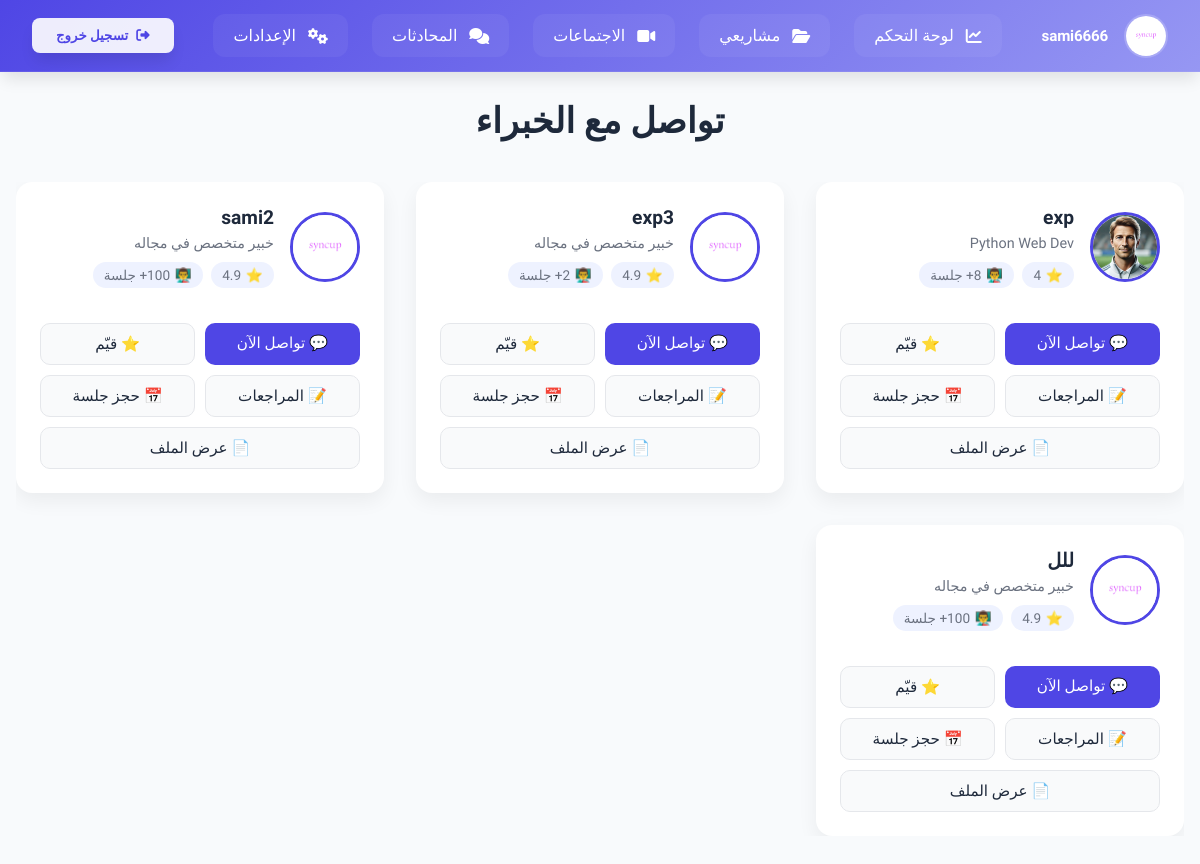
Screenshot of /chat/experts/ (signed in) with the database file from the repository.
### users/models.py (models this page shows, shortened)
class CustomUser(AbstractUser):
    phone_regex = RegexValidator(
        regex=r'^05\d{8}$',
        message="Phone number must start with 05 and be exactly 10 digits."
    )
    phone_number = models.CharField(
        max_length=10,
        unique=True,
        validators=[phone_regex],
        help_text="Phone number must start with 05 and contain exactly 10 digits."
    )
    ROLE_CHOICES = [
        ('member', 'Member'),
        ('expert', 'Expert')
    ]
    role = models.CharField(
        max_length=10,
        choices=ROLE_CHOICES,
        default='member'
    )
    profile_image = models.ImageField(
        upload_to='profile_pics/',
        default='profile_pics/p.png',
        blank=True,
        null=True
    )
    short_bio = models.CharField(
        max_length=15,
        blank=True,
        help_text="Short description (e.g., AI Expert, UI Guru)."
    )
    full_bio = models.TextField(
        blank=True,
        help_text="Detailed biography or personal summary."
    )
    groups = models.ManyToManyField(
        'auth.Group',
        related_name='custom_user_groups',
        blank=True
    )
    user_permissions = models.ManyToManyField(
        'auth.Permission',
        related_name='custom_user_permissions',
        blank=True
    )

### chat/views.py (the view)
# urls.py: path('experts/', expert_page, name='expert_page'),
@login_required
def expert_page(request):
    experts = CustomUser.objects.filter(role='expert').exclude(id=request.user.id).annotate(
        avg_rating=Avg('ratings__rating'),
        rating_count=Count('ratings'),
        session_count=Count('chat_rooms', distinct=True)  # ✅ عدد المحادثات التي شارك فيها
    )
    return render(request, 'expert_page.html', {'experts': experts})

### templates/expert_page.html (shortened to what this page needs)
<!DOCTYPE html>
<html lang="ar" dir="rtl">
<head>
</head>
<body>
  {% include 'navbar.html' %}
  <div class="container">
    <div class="page-header">
      <h1 class="page-title">تواصل مع الخبراء</h1>
    </div>
    {% if experts %}
    <div class="expert-list">
      {% for expert in experts %}
      <div class="expert-card">
        <div class="expert-header">
          <img src="{{ expert.profile_image.url }}" alt="{{ expert.username }}" class="expert-avatar">
          <div class="expert-info">
            <div class="expert-name">{{ expert.get_full_name|default:expert.username }}</div>
            <div class="expert-bio">{{ expert.short_bio|default:"خبير متخصص في مجاله" }}</div>
            <div class="expert-meta">
              <div class="badge"><span class="icon">⭐</span>{{ expert.avg_rating|default:"4.9" }}</div>
              <div class="badge"><span class="icon">👨‍🏫</span>{{ expert.session_count|default:"100" }}+ جلسة</div>
            </div>
          </div>
        </div>
        <div class="action-buttons">
          <a href="{% url 'chat_with_expert' expert.id %}" class="action-button chat-button">💬 تواصل الآن</a>
          <a href="{% url 'rate_expert' expert.id %}" class="action-button secondary-button">⭐ قيّم</a>
          <a href="{% url 'expert_reviews' expert.id %}" class="action-button secondary-button">📝 المراجعات</a>
          <a href="{% url 'request_expert_meeting' %}?expert_id={{ expert.id }}" class="action-button secondary-button">📅 حجز جلسة</a>
          <button onclick="showBioModal(`{{ expert.get_full_name|default:expert.username }}`, `{{ expert.full_bio|default:'لا يوجد وصف تعريفي'|escapejs }}`)" class="action-button secondary-button">📄 عرض الملف</button>
        </div>
      </div>
      {% endfor %}
    </div>
    {% else %}
    <div class="empty-state">
      <h3>لا يوجد خبراء حالياً</h3>
      <p>يرجى المحاولة لاحقًا أو اختيار فئة أخرى.</p>
    </div>
    {% endif %}
  </div>
</body>
</html>

### templates/navbar.html (shortened to what this page needs)
<!DOCTYPE html>
<html lang="ar" dir="rtl">
<head>
    <link rel="stylesheet" href="https://cdnjs.cloudflare.com/ajax/libs/font-awesome/6.4.2/css/all.min.css">
</head>
<body>
    <nav class="navbar">
        <div class="profile">
            <img src="{{ user.profile_image.url }}"
                 class="profile__image"
                 onerror="this.onerror=null; this.src='/media/profile_pics/p.png';"
                 alt="صورة المستخدم">
            <span class="profile__name">{{ user.username }}</span>
        </div>
        <div class="nav-links">
            {% if user.role != 'expert' %}
                <a href="{% url 'dashboard' %}" class="nav-link">
                    <i class="fas fa-chart-line"></i>
                    <span>لوحة التحكم</span>
                </a>
                <a href="{% url 'projects_list' %}" class="nav-link">
                    <i class="fas fa-folder-open"></i>
                    <span>مشاريعي</span>
                </a>
            {% endif %}
            {% if user.role == 'expert' %}
                <a href="{% url 'expert_availability_manage' %}" class="nav-link">
                    <i class="fas fa-calendar-alt"></i>
                    <span>مواعيدي</span>
                </a>
                <a href="{% url 'edit_expert_bio' %}" class="nav-link">
                    <i class="fas fa-user-edit"></i>
                    <span>السيرة الذاتية</span>
                </a>
            {% else %}
                <a href="{% url 'meeting_list' %}" class="nav-link">
                    <i class="fas fa-video"></i>
                    <span>الاجتماعات</span>
                </a>
            {% endif %}
            <a href="{% url 'chat_list' %}" class="nav-link">
                <i class="fas fa-comments"></i>
                <span>المحادثات</span>
            </a>
            <a href="{% url 'settings' %}" class="nav-link">
                <i class="fas fa-cogs"></i>
                <span>الإعدادات</span>
            </a>
        </div>
        <form id="logout-form" action="{% url 'logout' %}" method="post">
            <button type="submit" class="logout">
                <i class="fas fa-sign-out-alt"></i>
                <span class="logout__text">تسجيل خروج</span>
            </button>
        </form>
    </nav>
</body>
</html>

### templates/expert_page.html (style rules this page uses)
:root { --primary: #4f46e5; --primary-dark: #4338ca; --text-main: #1e293b; --text-muted: #6b7280; --bg: #f5f7fb; --card-bg: #ffffff; --badge-bg: #eef2ff; --shadow: 0 8px 20px rgba(0, 0, 0, 0.06); --star: #f59e0b; }
* { box-sizing: border-box; }
html, body { max-width: 100%; overflow-x: hidden; overscroll-behavior-x: none; }
body { margin: 0; padding: 0; background: var(--bg); font-family: 'Cairo', sans-serif; }
.container { max-width: 1300px; margin: auto; padding: 100px 1rem 2rem; overflow-x: hidden; }
.page-header { text-align: center; margin-bottom: 2.5rem; }
.page-title { font-size: 2.2rem; font-weight: 700; color: var(--text-main); }
.expert-list { display: grid; grid-template-columns: repeat(auto-fit, minmax(300px, 1fr)); gap: 2rem; overflow-x: hidden; }
.expert-card { background: var(--card-bg); border-radius: 16px; padding: 1.5rem; box-shadow: var(--shadow); display: flex; flex-direction: column; transition: transform 0.3s ease; overflow-x: hidden; }
.expert-header { display: flex; align-items: center; gap: 1rem; margin-bottom: 1rem; }
.expert-avatar { width: 70px; height: 70px; border-radius: 50%; object-fit: cover; border: 3px solid var(--primary); flex-shrink: 0; }
.expert-info { flex: 1; }
.expert-name { font-size: 1.2rem; font-weight: 600; color: var(--text-main); }
.expert-bio { font-size: 0.9rem; color: var(--text-muted); margin-top: 0.4rem; }
.expert-meta { margin-top: 0.6rem; display: flex; flex-wrap: wrap; gap: 0.5rem; }
.badge { font-size: 0.85rem; background: var(--badge-bg); color: var(--text-muted); border-radius: 9999px; padding: 0.3rem 0.7rem; display: flex; align-items: center; gap: 0.3rem; }
.badge .icon { color: var(--star); }
.action-buttons { display: flex; flex-wrap: wrap; gap: 0.6rem; margin-top: 1.2rem; }
.action-button { flex: 1 1 calc(50% - 0.5rem); padding: 0.7rem; text-align: center; border-radius: 10px; font-weight: 500; font-size: 0.95rem; border: none; cursor: pointer; text-decoration: none; transition: 0.3s ease; }
.chat-button { background: var(--primary); color: white; }
.secondary-button { background: #f9fafb; color: var(--text-main); border: 1px solid #e5e7eb; }

### templates/navbar.html (style rules this page uses)
:root { --primary-500: #4f46e5; --primary-600: #4f46e5; --surface-100: #f8fafc; --surface-900: #0f172a; --text-primary: #1e293b; --text-inverse: #ffffff; --transition-default: 300ms cubic-bezier(0.4, 0, 0.2, 1); --shadow-lg: 0 10px 15px -3px rgba(0, 0, 0, 0.1); }
* { margin: 0; padding: 0; box-sizing: border-box; font-family: 'Cairo', sans-serif; }
body { background-color: var(--surface-100); color: var(--text-primary); }
.navbar { position: fixed; top: 0; right: 0; width: 100%; height: 72px; display: flex; align-items: center; justify-content: space-between; padding: 0 2rem; background: linear-gradient(135deg, #4f46e5, #9697f3); backdrop-filter: blur(12px); box-shadow: var(--shadow-lg); z-index: 1000; border-bottom: 1px solid rgba(255, 255, 255, 0.1); }
.profile { display: flex; align-items: center; gap: 1rem; color: var(--text-inverse); position: relative; }
.profile__image { width: 44px; height: 44px; border-radius: 50%; object-fit: cover; border: 2px solid rgba(255, 255, 255, 0.2); transition: transform var(--transition-default); }
.profile__name { font-weight: 600; font-size: 0.95rem; letter-spacing: -0.2px; }
.nav-links { display: flex; gap: 1.5rem; align-items: center; transition: transform var(--transition-default); }
.nav-link { color: var(--text-inverse); text-decoration: none; padding: 0.75rem 1.25rem; border-radius: 0.75rem; display: flex; align-items: center; gap: 0.75rem; position: relative; background: rgba(255, 255, 255, 0.05); transition: all var(--transition-default); }
.nav-link::after { content: ''; position: absolute; bottom: 0; right: 50%; width: 0; height: 2px; background: var(--text-inverse); transition: all var(--transition-default); }
.logout { background: rgba(255, 255, 255, 0.9); color: var(--primary-600); border: none; padding: 0.6rem 1.5rem; border-radius: 0.5rem; display: flex; align-items: center; gap: 0.5rem; cursor: pointer; transition: all var(--transition-default); font-weight: 600; box-shadow: var(--shadow-lg); }

### rows the page displays
CustomUser: profile_image (picture), username "sami6666"
CustomUser: profile_image (picture), get_full_name "exp", short_bio "Python Web Dev", avg_rating "4", session_count "8"
CustomUser: profile_image (picture), get_full_name "exp3", short_bio "خبير متخصص في مجاله", avg_rating "4.9", session_count "2"
CustomUser: profile_image (picture), get_full_name "sami2", short_bio "خبير متخصص في مجاله", avg_rating "4.9", session_count "100"
CustomUser: profile_image (picture), get_full_name "للل", short_bio "خبير متخصص في مجاله", avg_rating "4.9", session_count "100"
